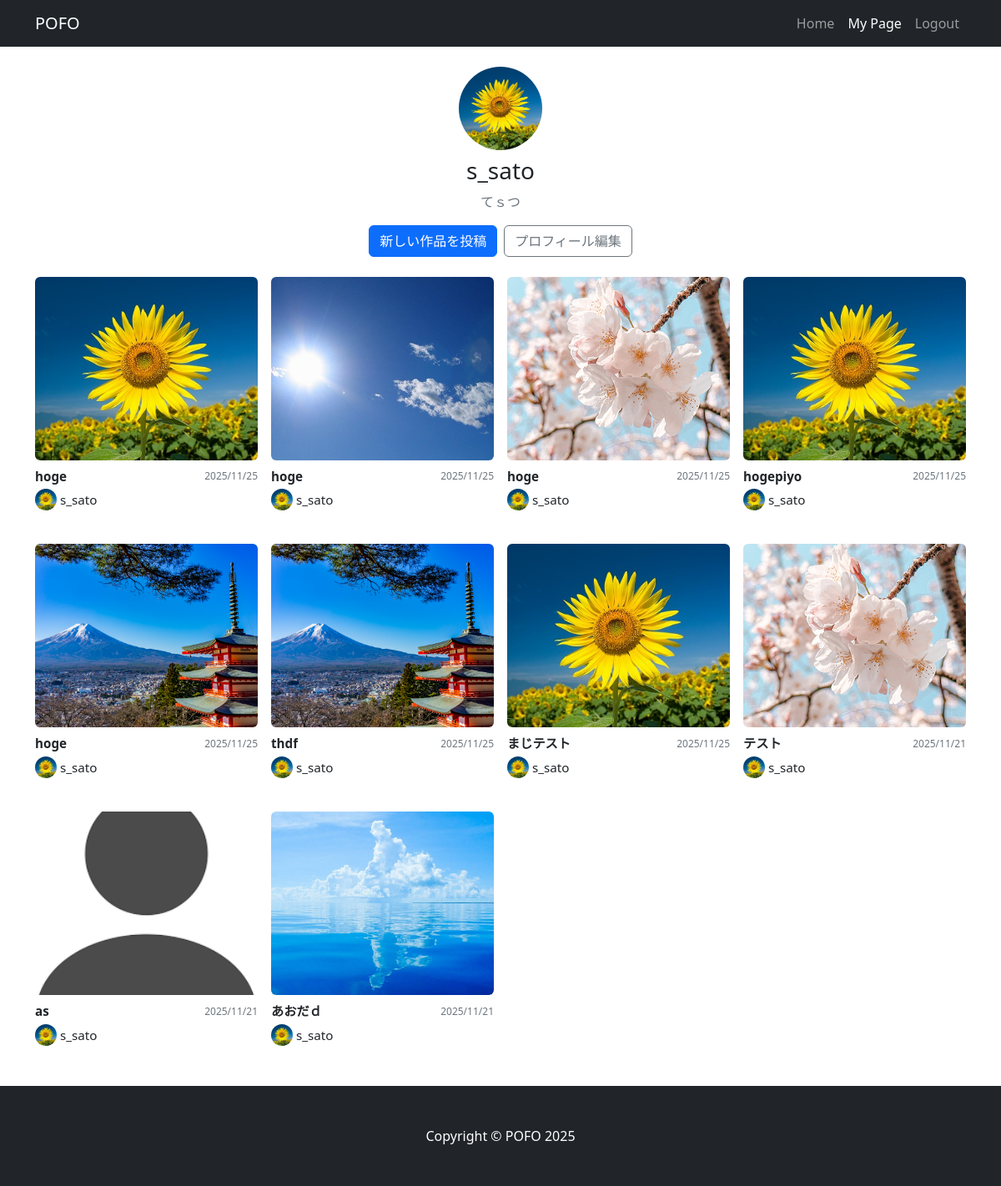
The app's page /mypage/ (signed in), older data.
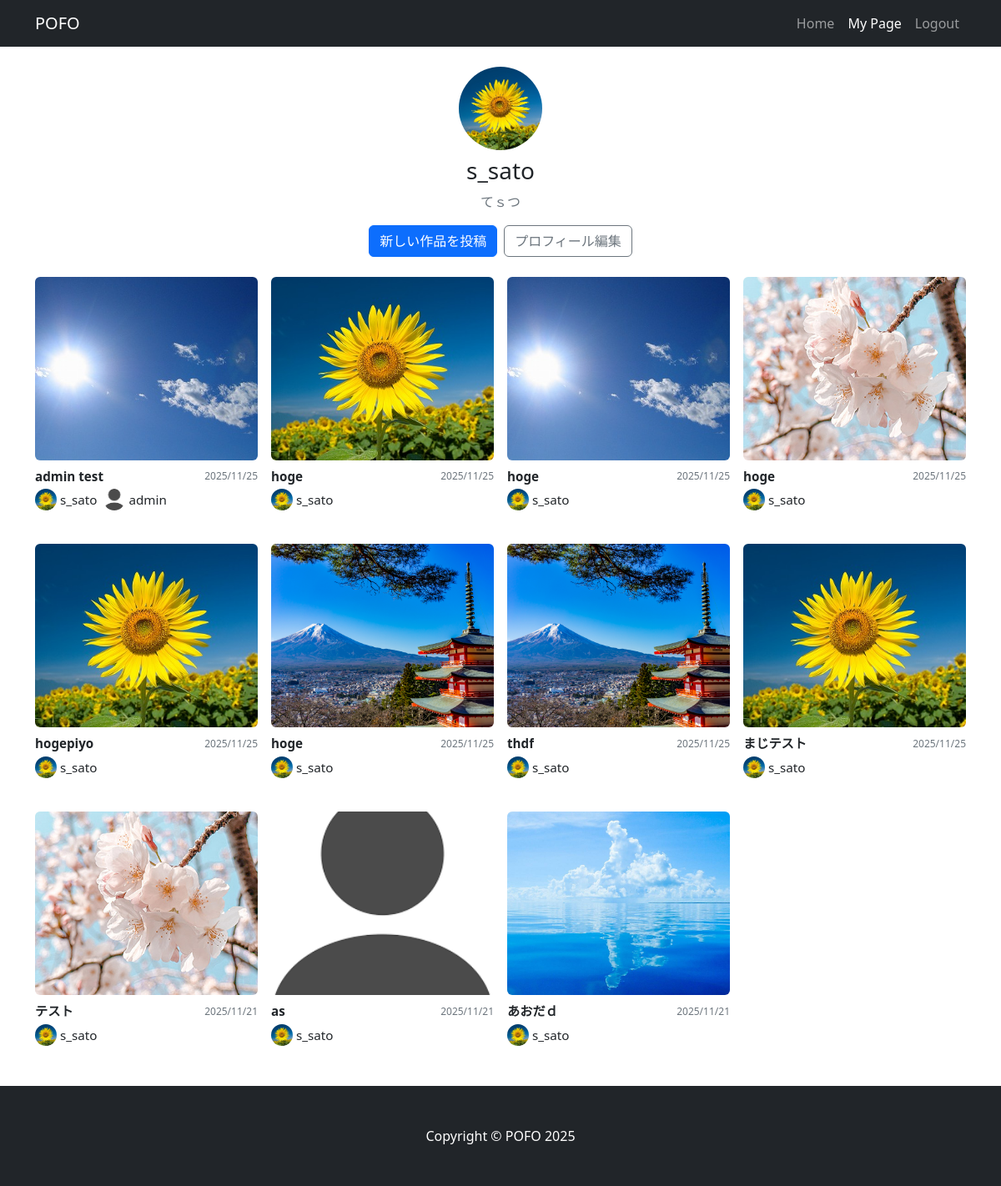
The same page, newer data.
### accounts/models.py (models this page shows, shortened)
class CustomUser(AbstractUser):
    bio = models.TextField(blank=True, null=True)
    profile_image = models.ImageField(upload_to='profiles/', blank=True, null=True, default='profiles/default_user.png')
    external_link = models.URLField(blank=True, null=True)

### Portfolio/models.py (models this page shows, shortened)
class Portfolio(models.Model):
    id = models.UUIDField(primary_key=True, default=uuid.uuid4, editable=False)
    user = models.ForeignKey(User, on_delete=models.CASCADE, related_name="portfolios")
    title = models.CharField(max_length=255)
    description = models.TextField()
    thumbnail = models.ImageField(upload_to="portfolio_thumbnails/")
    is_public = models.BooleanField(default=True)
    created_at = models.DateTimeField(auto_now_add=True)
    updated_at = models.DateTimeField(auto_now=True)
    tags = TaggableManager(through=UUIDTaggedItem)
    external_link = models.URLField(blank=True, null=True)
    liked_by = models.ManyToManyField(User,through='Like',related_name='liked_portfolios')

class CoAuthor(models.Model):
    id = models.UUIDField(primary_key=True, default=uuid.uuid4, editable=False)
    portfolio = models.ForeignKey(Portfolio, on_delete=models.CASCADE, related_name="coauthors")
    user = models.ForeignKey(User, on_delete=models.SET_NULL, null=True, blank=True, related_name="coauthored_portfolios")
    ex_account = models.CharField(max_length=255, null=True, blank=True)

### Portfolio/views.py (the view)
# urls.py: path("mypage/", views.my_page, name="my_page"),
@login_required
def my_page(request):
    user = request.user
    portfolios = Portfolio.objects.filter(
        Q(user=user) | Q(coauthors__user=user)
    ).distinct().order_by("-created_at") #重複禁止
    return render(request, "my_page.html", {"portfolios": portfolios})

### Portfolio/templates/my_page.html
{% extends 'base.html' %}
{% load static %}
{% block content %}
<div class="container py-4">
    <div class="text-center mb-4">
        {% if user.profile_image %}
            <img src="{{ user.profile_image.url }}" class="rounded-circle" width="100" height="100" style="object-fit: cover;">
        {% endif %}
        <h3 class="mt-2">{{ user.username }}</h3>
        <p class="text-muted">{{ user.bio }}</p>
        <div class="d-flex justify-content-center gap-2 mt-3">
            <a class="btn btn-primary" href="{% url 'portfolio_create' %}">
                新しい作品を投稿
            </a>
            <a class="btn btn-outline-secondary" href="{% url 'profile_edit' %}">
                プロフィール編集
            </a>
        </div>
    </div>
    <div class="row row-cols-2 row-cols-md-3 g-3">
        {% for p in portfolios %}
            <div class="col-6 col-md-4 col-lg-3 mb-4">
                <a href="{% url 'portfolio_detail' p.pk %}" class="text-decoration-none text-dark">
                    <img src="{{ p.thumbnail.url }}" class="img-fluid rounded" style="height:220px; width:100%; object-fit:cover;">
                        <div class="d-flex align-items-center justify-content-between mt-2">
                            <div class="fw-bold text-truncate" style="font-size: 0.95rem; max-width: 70%;">
                                {{ p.title }}
                            </div>
                            <small class="text-muted" style="font-size: 0.75rem;">
                                {{ p.created_at|date:"Y/m/d" }}
                            </small>
                        </div>
                        <div class="d-flex align-items-center mt-1 flex-wrap">
                            <a href="{% url 'user_page' p.user.username %}" title="{{ p.user.username }}" class="d-flex align-items-center text-decoration-none text-dark me-2">
                                {% if p.user.profile_image %}
                                    <img src="{{ p.user.profile_image.url }}"
                                            class="rounded-circle"
                                            style="width:26px; height:26px; object-fit:cover;"> {% else %}
                                    <img src="{% static 'Portfolio/img/default_user.png' %}"
                                            class="rounded-circle"
                                            style="width:26px; height:26px; object-fit:cover;"> {% endif %}
                                <span class="ms-1" style="font-size: 0.95rem;">{{ p.user.username }}</span>
                            </a>
                            {% for coauthor in p.coauthors.all %}
                                {% if coauthor.user and coauthor.user != p.user %}
                                    <a href="{% url 'user_page' coauthor.user.username %}" title="{{ coauthor.user.username }}" class="d-flex align-items-center text-decoration-none text-dark me-2">
                                        {% if coauthor.user.profile_image %}
                                            <img src="{{ coauthor.user.profile_image.url }}"
                                                class="rounded-circle"
                                                style="width:26px; height:26px; object-fit:cover;"> {% else %}
                                            <img src="{% static 'Portfolio/img/default_user.png' %}"
                                                class="rounded-circle"
                                                style="width:26px; height:26px; object-fit:cover;"> {% endif %}
                                        <span class="ms-1" style="font-size: 0.95rem;">{{ coauthor.user.username }}</span>
                                    </a>
                                {% endif %}
                            {% endfor %}
                        </div>
                        </a>
            </div>
        {% empty %}
            <p class="text-center text-muted">作品がありません。</p>
        {% endfor %}
    </div>
</div>
{% endblock %}

### Portfolio/templates/base.html (shortened to what this page needs)
{% load static %}
<!DOCTYPE html>
<html lang="ja">
<head>
    <link href="{% static 'Portfolio/css/styles.css' %}" rel="stylesheet" />
    <link href="https://cdn.jsdelivr.net/npm/select2@4.1.0-rc.0/dist/css/select2.min.css" rel="stylesheet" />
    <link rel="stylesheet" href="https://cdn.jsdelivr.net/npm/bootstrap-icons@1.11.0/font/bootstrap-icons.css">
</head>
<body class="d-flex flex-column min-vh-100">
    <nav class="navbar navbar-expand-lg navbar-dark bg-dark">
        <div class="container">
            <a class="navbar-brand" href="{% url 'home' %}">POFO</a>
            <div class="collapse navbar-collapse" id="navbarSupportedContent">
                <ul class="navbar-nav ms-auto mb-2 mb-lg-0">
                    <li class="nav-item">
                        <a class="nav-link {% if request.resolver_match.url_name == 'home' %}active{% endif %}"
                           href="{% url 'home' %}">
                            Home
                        </a>
                    </li>
                    {% if request.user.is_authenticated %}
                        <li class="nav-item">
                            <a class="nav-link {% if request.resolver_match.url_name == 'my_page' %}active{% endif %}"
                               href="{% url 'my_page' %}">
                                My Page
                            </a>
                        </li>
                        <li class="nav-item">
                            <form method="post" action="{% url 'logout' %}" class="logout-form">
                                <button type="submit" class="logout-btn nav-link">
                                    Logout
                                </button>
                            </form>
                        </li>
                    {% endif %}
                </ul>
            </div>
        </div>
    </nav>
    {% block content %}
    {% endblock %}
    <footer class="py-5 bg-dark mt-auto">
        <div class="container">
            <p class="m-0 text-center text-white">
                Copyright &copy; POFO {% now "Y" %}
            </p>
        </div>
    </footer>
</body>
</html>

### Portfolio/templates/base.html (style rules this page uses)
.logout-btn { background: transparent; border: none; padding: 0.5rem 1rem; color: rgba(255, 255, 255, 0.55); text-decoration: none; cursor: pointer; display: inline-block; transition: color 0.15s ease-in-out; }
.logout-form { display: inline; margin: 0; }

Row changes from the older to the newer data that the page shows:
added Portfolio: thumbnail (picture), title "admin test", created_at "2025/11/25", user.profile_image (picture), user.username "s_sato"
added CoAuthor: user.profile_image (placeholder picture), user.username "admin"
